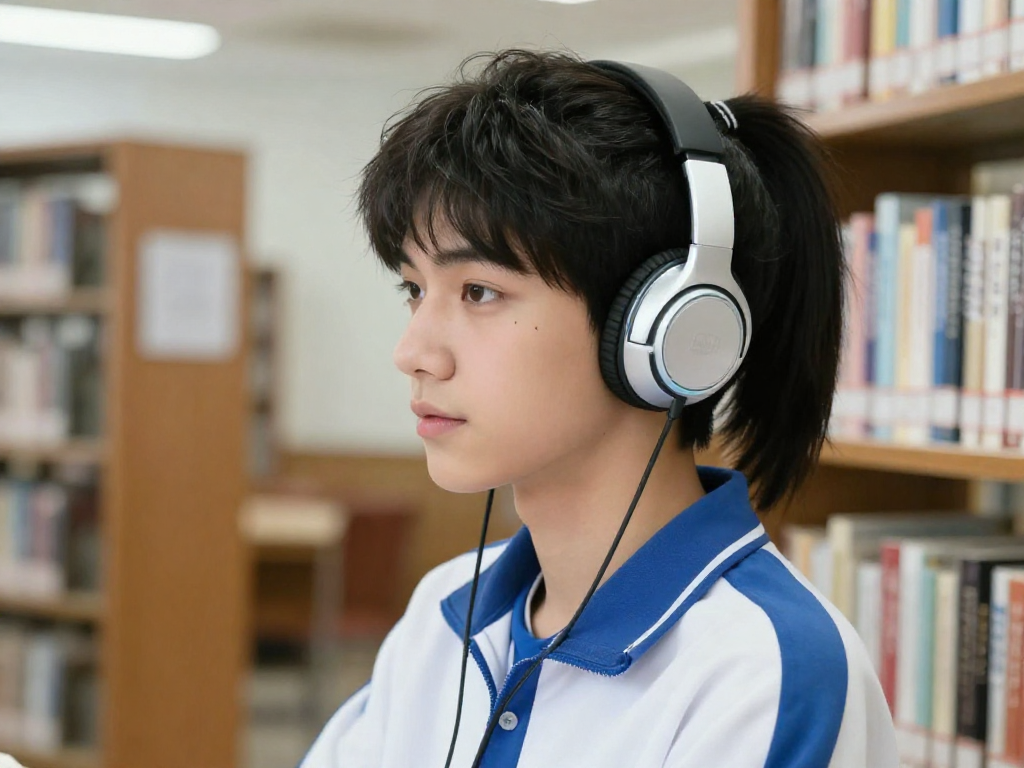

Write Python code to recreate this figure.
import os
from pathlib import Path

from huggingface_hub import InferenceClient


PROMPT = """
masterpiece, best quality, highly detailed, fresh school-life illustration,
bright youthful atmosphere, high ponytail hairstyle, cool distant gaze,
sharp refined eyes, small beauty mark under the eye,
handsome schoolboy with polished campus-idol look, stylish over-ear headphones,
side-profile composition, wearing headphones, immersed in music,
inside a quiet school library, cool distant mood, reserved expression,
centered face, full head visible, avatar-friendly composition
""".strip()


def main() -> None:
    token = os.environ.get("HF_TOKEN")
    if not token:
        raise RuntimeError("HF_TOKEN is not set. Please export your Hugging Face token first.")

    client = InferenceClient(
        provider="fal-ai",
        api_key=token,
    )

    image = client.text_to_image(
        prompt=PROMPT,
        model="Tongyi-MAI/Z-Image-Turbo",
    )

    output_path = Path("zimage_test.png")
    image.save(output_path)
    print(f"saved to {output_path.resolve()}")


if __name__ == "__main__":
    main()
